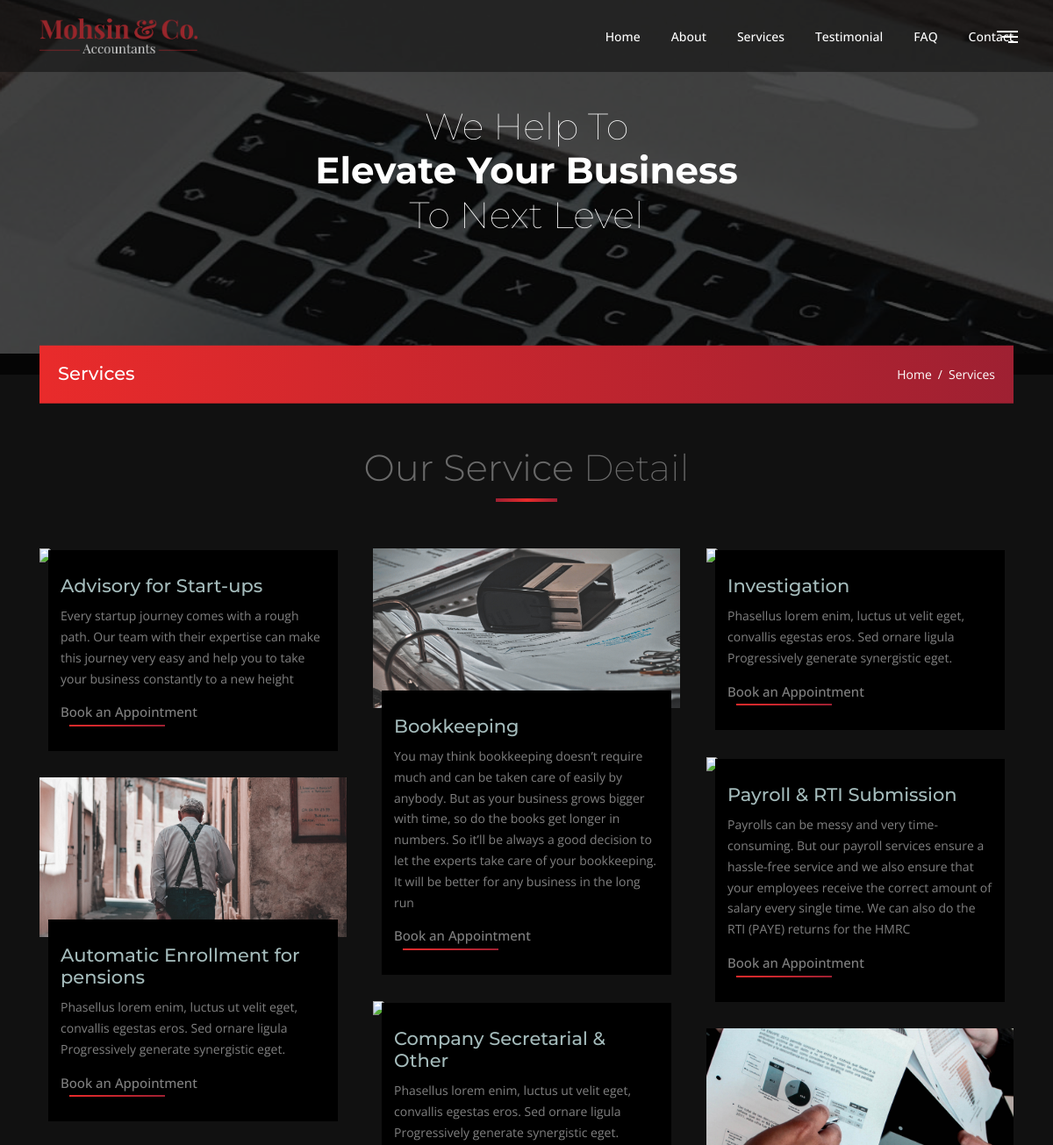
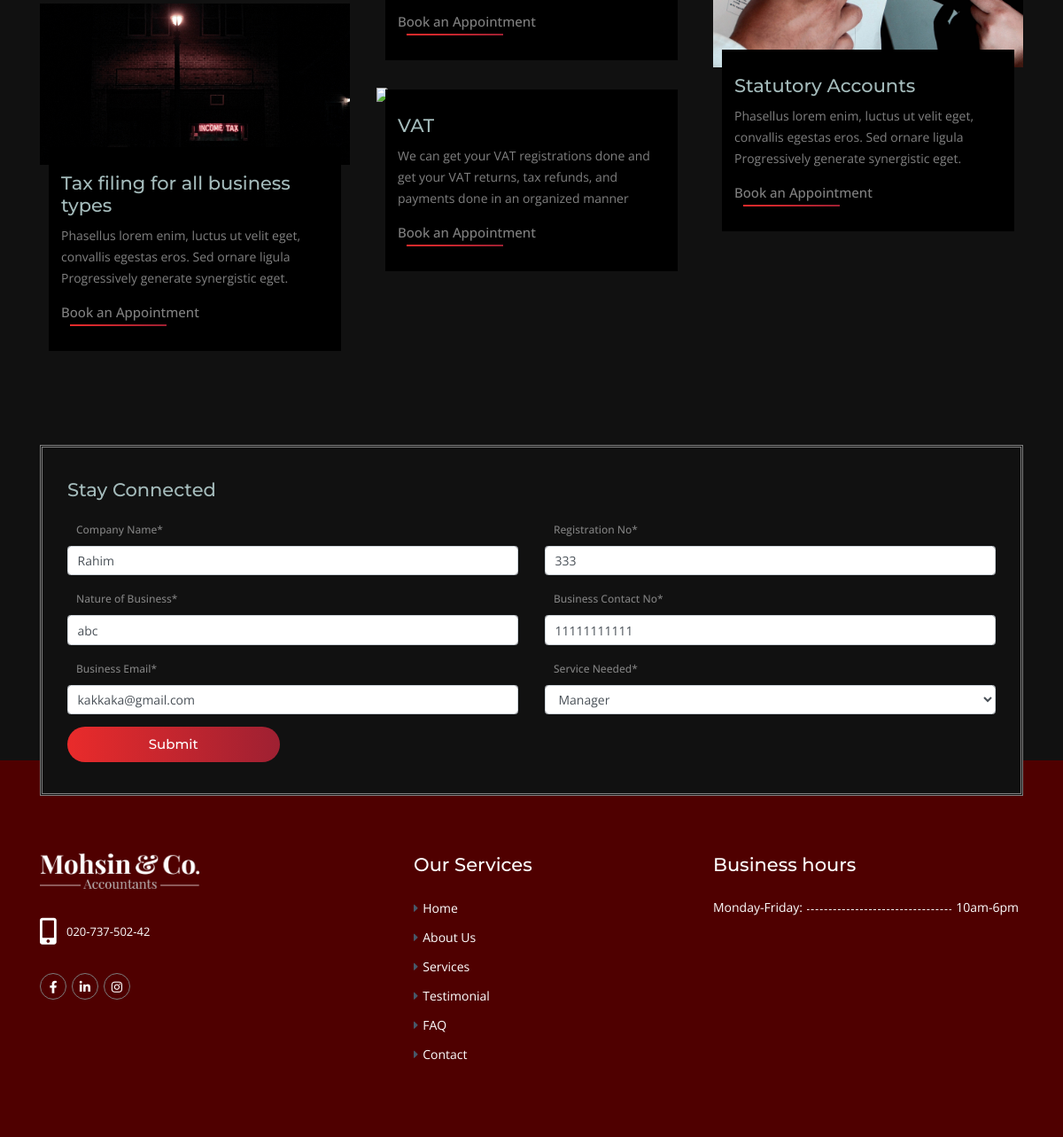
The app's page /5/ with its own data (2 pictures, top to bottom).
### employee_register/models.py (models this page shows, shortened)
class Employee(models.Model):
    fullname = models.CharField(max_length=100, null=True)
    emp_code = models.CharField(max_length=50, null=True)
    nature = models.CharField(max_length=100, null=True)
    mobile= models.CharField(max_length=15, null=True)
    email= models.CharField(max_length=40, null=True)
    date_created = models.DateTimeField(auto_now_add=True, null=True)
    position= models.ForeignKey(Position,on_delete=models.CASCADE)

### employee_register/views.py (the view, shortened to what this page needs)
# urls.py: path('<int:id>/', views.employee_form,name='employee_update'), # get and post req. for update operation
def employee_form(request, id=0):
    if request.method == "GET":
        if id == 0:
            form = EmployeeForm()
        else:
            employee = Employee.objects.get(pk=id)
            form = EmployeeForm(instance=employee)
        return render(request, "employee_register/employee_form.html", {'form': form})

### employee_register/templates/employee_register/employee_form.html (shortened to what this page needs)
{% extends "employee_register/services.html" %}
{% load crispy_forms_tags %}
{% block content %}
<form action="" method="post" autocomplete="off">
    <div class="row">
        <div class="col-md-6">
            {{form.fullname|as_crispy_field}}
        </div>
        <div class="col-md-6">
            {{form.emp_code|as_crispy_field}}
        </div>
    </div>
    <div class="row">
        <div class="col-md-6">
            {{form.nature|as_crispy_field}}
        </div>
        <div class="col-md-6">
            {{form.mobile|as_crispy_field}}
        </div>
    </div>
    <div class="row">
        <div class="col-md-6">
            {{form.email|as_crispy_field}}
        </div>
        <div class="col-md-6">
            {{form.position|as_crispy_field}}
        </div>
    </div>
    <div class="row">
            <div class="col-md-3 col-sm-6">
                <button type="submit" class="button gradient-btn w-100" id="submit_btn">
                    Submit</button>
            </div>
    </div>
</form>
{% endblock content %}

### records on screen
Employee: fullname "Rahim", emp_code "333", nature "abc", mobile "11111111111", email "kakkaka@gmail.com", position "Manager"
